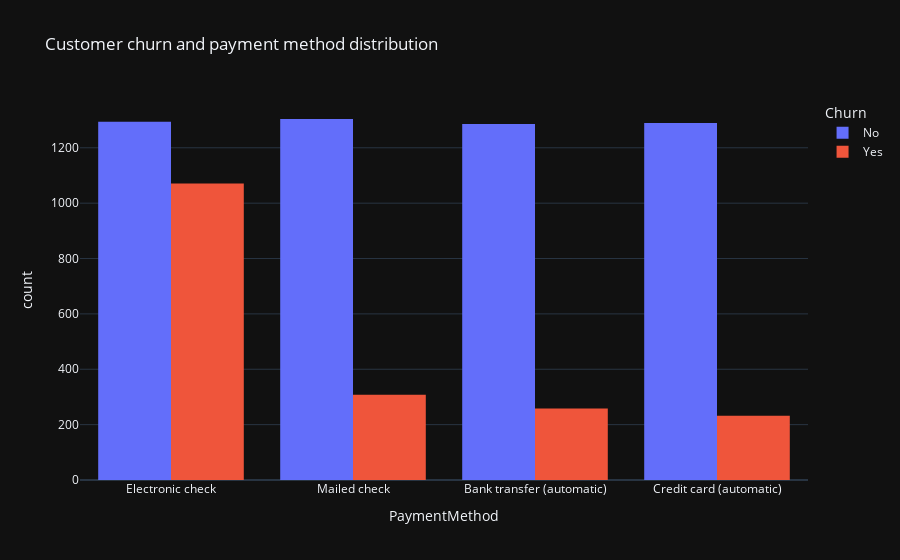

Notebook cell for this chart:
### Code cell
px.histogram(data, x = "PaymentMethod" , color = "Churn", title = "Customer churn and payment method distribution",
template = "plotly_dark", barmode = "group")

### Figure 1 — Plotly figure (JSON) as saved in the notebook; plotly's stock layout.template omitted (floating-point values rounded to 4 significant figures; data arrays with more than 128 entries replaced by an {"elided": "..."} marker saying what was removed)
{"data": [{"alignmentgroup": "True", "bingroup": "x", "hovertemplate": "Churn=No<br>PaymentMethod=%{x}<br>count=%{y}<extra></extra>", "legendgroup": "No", "marker": {"color": "#636efa", "pattern": {"shape": ""}}, "name": "No", "offsetgroup": "No", "orientation": "v", "showlegend": true, "type": "histogram", "x": {"elided": "5174 str values"}, "xaxis": "x", "yaxis": "y"}, {"alignmentgroup": "True", "bingroup": "x", "hovertemplate": "Churn=Yes<br>PaymentMethod=%{x}<br>count=%{y}<extra></extra>", "legendgroup": "Yes", "marker": {"color": "#EF553B", "pattern": {"shape": ""}}, "name": "Yes", "offsetgroup": "Yes", "orientation": "v", "showlegend": true, "type": "histogram", "x": {"elided": "1869 str values"}, "xaxis": "x", "yaxis": "y"}], "layout": {"barmode": "group", "legend": {"title": {"text": "Churn"}, "tracegroupgap": 0}, "title": {"text": "Customer churn and payment method distribution"}, "xaxis": {"anchor": "y", "domain": [0, 1], "title": {"text": "PaymentMethod"}}, "yaxis": {"anchor": "x", "domain": [0, 1], "title": {"text": "count"}}}}
